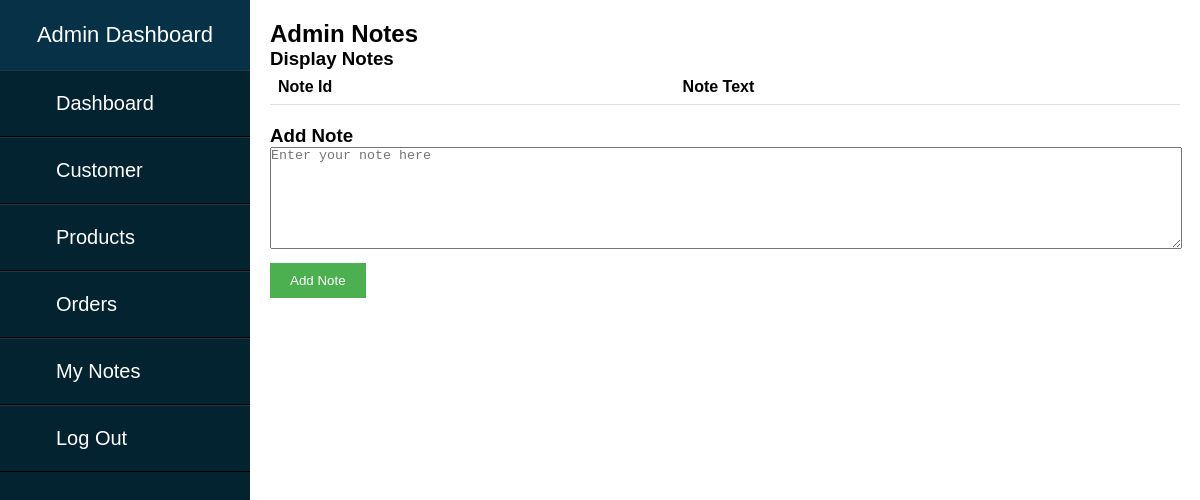
The page /MyNotes.html on the database as committed earlier.
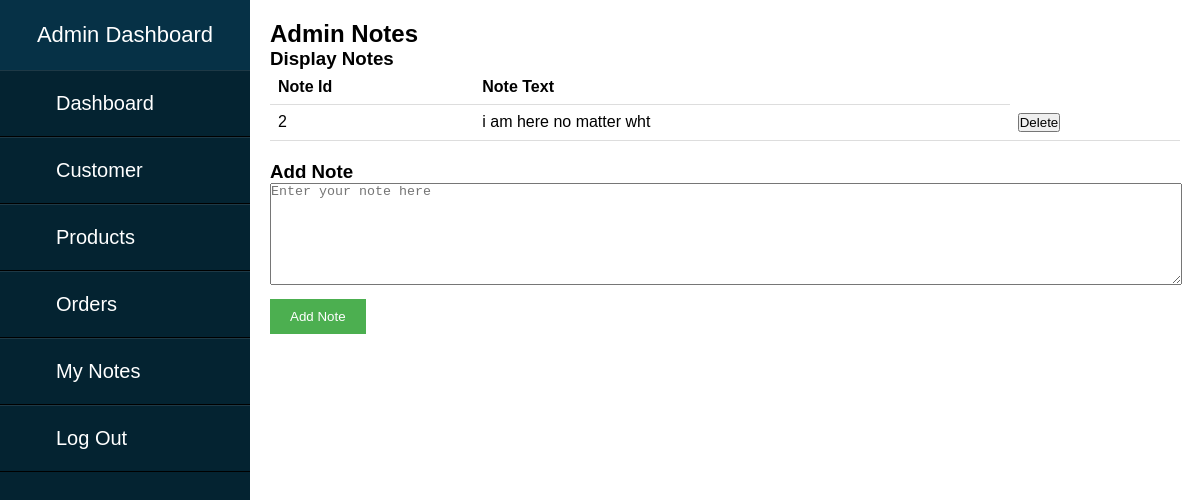
The same page on the database as committed later.
### tables this page shows
CREATE TABLE "admin_notes" (
	"note_id"	INTEGER,
	"note_text"	TEXT,
	PRIMARY KEY("note_id")
);

### main.py (the view)
@app.route('/MyNotes.html')
def index4():
    conn = sqlite3.connect('database.db')
    cursor = conn.cursor()
    cursor.execute("SELECT NOTE_ID,NOTE_TEXT FROM ADMIN_NOTES ORDER BY NOTE_ID")
    data = cursor.fetchall()
    conn.close()
    return render_template('MyNotes.html',data=data)

### templates/MyNotes.html (shortened to what this page needs)
<!DOCTYPE html>
<html lang="en">
<head>
    <link rel="stylesheet" href="{{ url_for('static', filename='notes.css') }}">
</head>
<body>
    <body>
        <div class="sidebar">
            <header>Admin Dashboard</header>
            <ul>
                <li><a href="admin_pg.html">Dashboard</a></li>
                <li><a href="Customer.html">Customer</a></li>
                <li><a href="Products.html">Products</a></li>
                <li><a href="orders.html">Orders</a></li>
                <li><a href="MyNotes.html">My Notes</a></li>
                <li><a href="login_pg.html">Log Out</a></li>
            </ul>
        </div>
        <div class="content">
            <h2>Admin Notes</h2>
            <div class="notes">
                <h3>Display Notes</h3>
                <table>
                    <thead>
                        <tr>
                            <th>Note Id</th>
                            <th>Note Text</th>
                        </tr>
                    </thead>
                    <tbody>
                        {% for row in data %}
                        <tr>
                            <td>{{ row[0] }}</td>
                            <td>{{ row[1] }}</td>
                            <td>
                                <form action="/edit_notes" method="post">
                                    <button type="submit" formaction="/delete_notes">Delete</button>
                                </form>
                            </td>
                        </tr>
                        {% endfor %}
                    </tbody>
                </table>
            </div>
            <div class="add-note">
                <h3>Add Note</h3>
                <form id="add-note-form" action="/add_note" method="POST">
                    <textarea name="note_text" id="note_text" placeholder="Enter your note here"></textarea>
                    <button type="submit">Add Note</button>
                </form>
            </div>
</body>
</html>

Rows that differ between the two databases and show on the page:
added admin_notes: note_id "2", note_text "i am here no matter wht"
